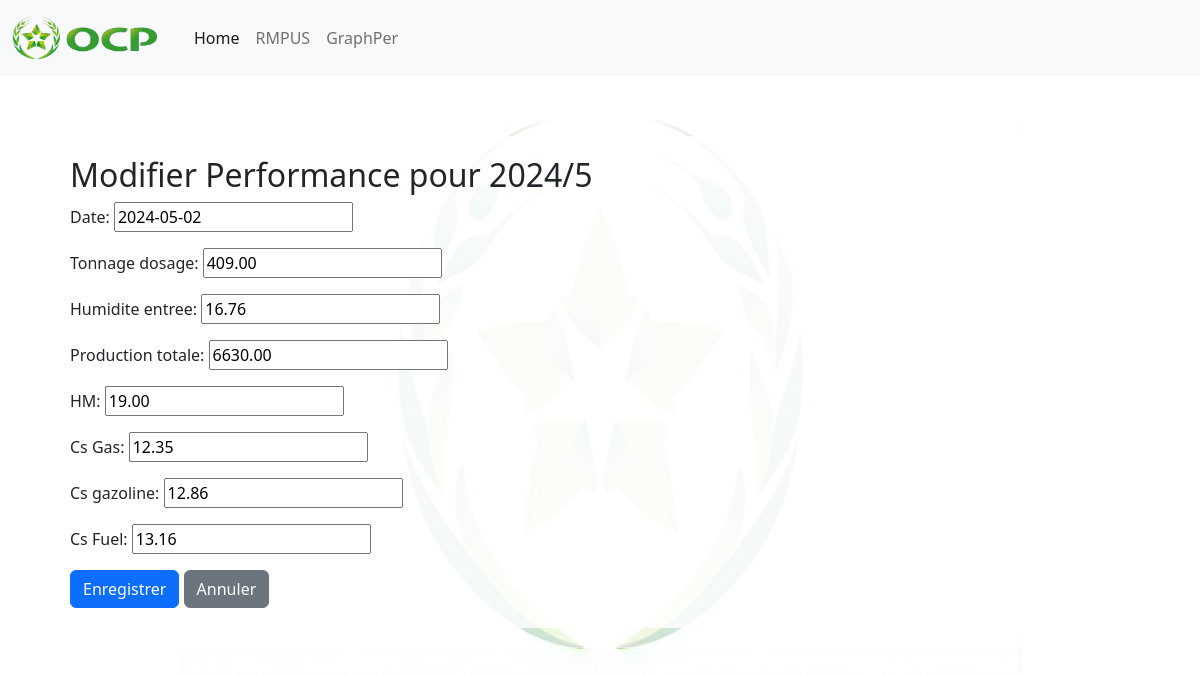
/performance/2024/5/edit/60/, run on the app's committed database.
### myapp/models.py (models this page shows, shortened)
class Performance(models.Model):
    date = models.DateField(null=True, blank=True)
    Tonnage_dosage = models.DecimalField(max_digits=10, decimal_places=2, null=True, blank=True)
    Humidite_entree = models.DecimalField(max_digits=10, decimal_places=2, null=True, blank=True)
    Production_totale = models.DecimalField(max_digits=10, decimal_places=2, null=True, blank=True)
    HM = models.DecimalField(max_digits=10, decimal_places=2, null=True, blank=True)
    Cs_Gas = models.DecimalField(max_digits=10, decimal_places=2, null=True, blank=True)
    Cs_gazoline = models.DecimalField(max_digits=10, decimal_places=2, null=True, blank=True)
    Cs_Fuel = models.DecimalField(max_digits=10, decimal_places=2, null=True, blank=True)

### myapp/views.py (the view)
# urls.py: path('performance/<int:year>/<int:month>/edit/<int:performance_id>/', views.edit_performance, name='edit_performance'),
def edit_performance(request, year, month, performance_id):
    performance = get_object_or_404(Performance, id=performance_id)
    if request.method == 'POST':
        form = PerformanceForm(request.POST, instance=performance)
        if form.is_valid():
            form.save()
            return redirect('performance_daily', year=year, month=month)
    else:
        form = PerformanceForm(instance=performance)
    return render(request, 'edit_performance.html', {'form': form, 'year': year, 'month': month})

### myapp/forms.py
class PerformanceForm(forms.ModelForm):
    class Meta:
        model = Performance
        fields = '__all__'  # Ou spécifiez les champs que vous voulez afficher dans le formulaire

### myapp/templates/edit_performance.html (shortened to what this page needs)
{% extends "base.html" %}
{% block content %}
<div class="container">
    <h2>Modifier Performance pour {{ year }}/{{ month }}</h2>
    <form method="POST">
        {{ form.as_p }}
        <button type="submit" class="btn btn-primary">Enregistrer</button>
        <a href="{% url 'performance_daily' year=year month=month %}" class="btn btn-secondary">Annuler</a>
    </form>
</div>
{% endblock %}

### data on the page
Performance: date "2024-05-02", Tonnage_dosage "409.00", Humidite_entree "16.76", Production_totale "6630.00", HM "19.00", Cs_Gas "12.35", Cs_gazoline "12.86", Cs_Fuel "13.16"

### other printed values
{{ year }} "2024"
{{ month }} "5"
